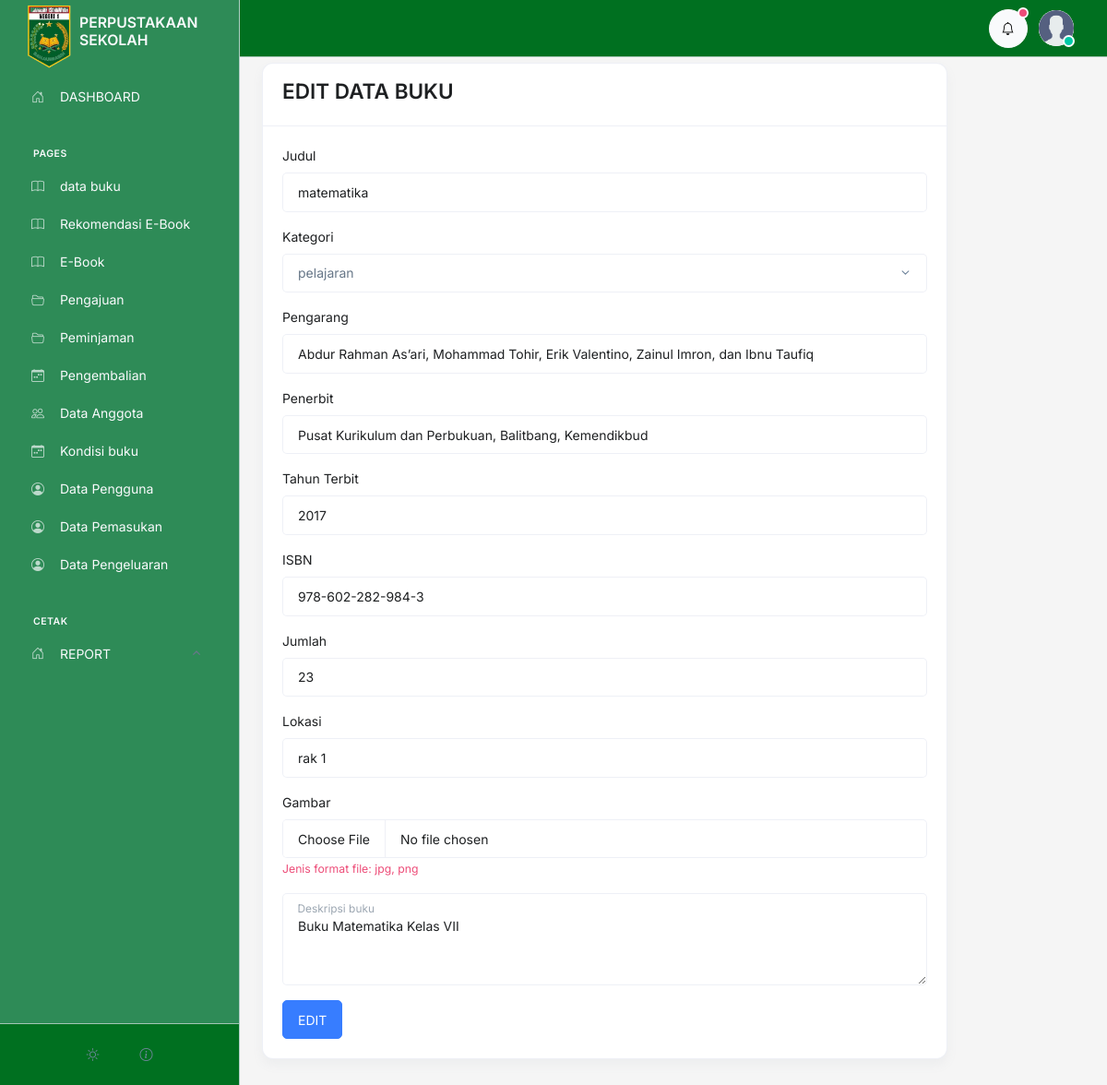
Page /admin/buku/edit.php?id=12 (signed in) on the earlier database version.
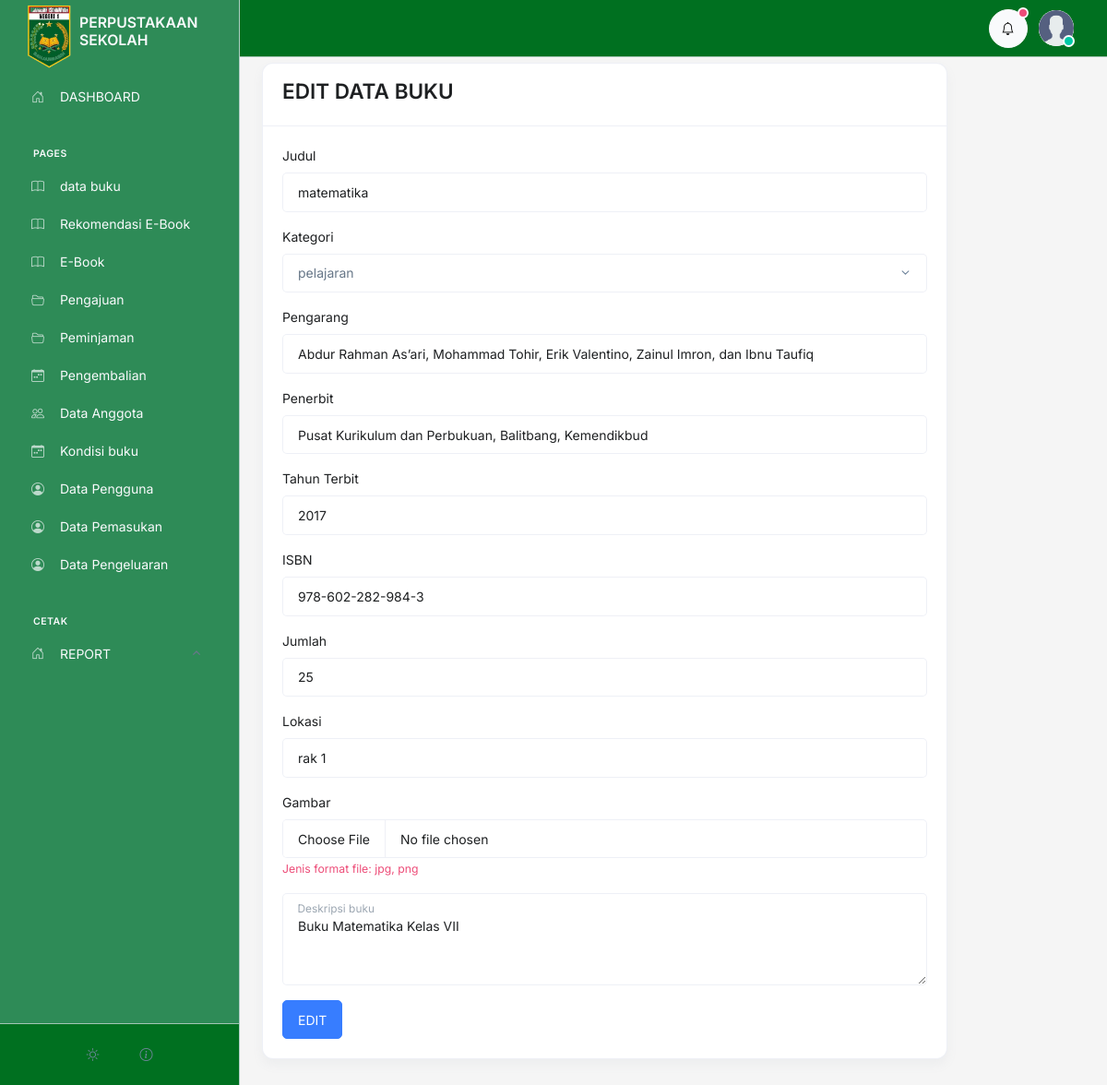
Same page on the later database version.
### tables this page shows
CREATE TABLE `buku` (
  `id` int(11) NOT NULL,
  `id_kategori` int(11) DEFAULT 1,
  `tanggal` varchar(50) NOT NULL,
  `judul` varchar(200) NOT NULL,
  `pengarang` varchar(100) NOT NULL,
  `penerbit` varchar(100) NOT NULL,
  `tahun_terbit` varchar(50) NOT NULL,
  `isbn` varchar(200) NOT NULL,
  `jumlah` int(10) NOT NULL,
  `lokasi` varchar(200) NOT NULL,
  `deskripsi` text NOT NULL,
  `image` text NOT NULL
);

CREATE TABLE `kategori` (
  `id` int(100) NOT NULL,
  `nama` varchar(100) NOT NULL
);

### admin/controller.php (called while the page is built, shortened)
<?php
$conn = mysqli_connect('localhost', 'root', '', 'perpustakaan');
function all($table)
{
   $query = "SELECT * FROM $table ORDER BY id DESC";
   global $conn;
   $rows = [];
   $result = mysqli_query($conn, $query);
   while ($row = mysqli_fetch_assoc($result)) {
      $rows[] = $row;
   }
   return $rows;
}
function show($table, $id)
{
   $query = "SELECT * FROM $table WHERE id='$id'";
   global $conn;
   $rows = [];
   $result = mysqli_query($conn, $query);
   while ($row = mysqli_fetch_assoc($result)) {
      $rows[] = $row;
   }
   return $rows[0];
}

### admin/buku/edit.php (the view, shortened to what this page needs)
<?php
$id = $_GET['id'];
?>
<?php include '../controller.php' ?>
<?php include './fungsi.php' ?>
<?php include '../template/header.php';
$buku = show("buku", $id);
$kategori = all('kategori');
?>
<div class="container">
   <div class="card col-10 justify-content-center">
      <div class="card-header">
         <h1>EDIT DATA BUKU</h1>
      </div>
      <div class="card-body">
         <form method="POST" action="" enctype="multipart/form-data">
            <div class="mb-3">
               <label class="form-label" for="judul">Judul</label>
               <input require type="text" class="form-control" name="judul" id="judul" value="<?= htmlspecialchars($buku['judul']) ?>">
            </div>
            <div class="mb-3">
               <label class="form-label" for="kategori">Kategori</label>
               <select class="form-select" aria-label="Default select example" name="id_kategori">
                  <?php foreach ($kategori as $val) : ?>
                     <option value="<?= $val['id']; ?>" <?= $val['id'] == $buku['id_kategori'] ? 'selected' : ''; ?>><?= $val['nama']; ?></option>
                  <?php endforeach; ?>
               </select>
            </div>
            <div class="mb-3">
               <label class="form-label" for="pengarang">Pengarang</label>
               <input require type="text" class="form-control" name="pengarang" id="pengarang" value="<?= htmlspecialchars($buku['pengarang']) ?>">
            </div>
            <div class="mb-3">
               <label class="form-label" for="penerbit">Penerbit</label>
               <input require type="text" class="form-control" name="penerbit" id="penerbit" value="<?= htmlspecialchars($buku['penerbit']) ?>">
            </div>
            <div class="mb-3">
               <label class="form-label" for="tahun_terbit">Tahun Terbit</label>
               <input require type="text" class="form-control" name="tahun_terbit" id="tahun_terbit" value="<?= htmlspecialchars($buku['tahun_terbit']) ?>">
            </div>
            <div class="mb-3">
               <label class="form-label" for="isbn">ISBN</label>
               <input require type="text" class="form-control" name="isbn" id="isbn" value="<?= htmlspecialchars($buku['isbn']) ?>">
            </div>
            <div class="mb-3">
               <label class="form-label" for="jumlah">Jumlah</label>
               <input require type="number" class="form-control" name="jumlah" id="jumlah" value="<?= htmlspecialchars($buku['jumlah']) ?>">
            </div>
            <div class="mb-3">
               <label class="form-label" for="lokasi">Lokasi</label>
               <input require type="text" class="form-control" name="lokasi" id="lokasi" value="<?= htmlspecialchars($buku['lokasi']) ?>">
            </div>
            <div class="mb-3">
               <label class="form-label" for="image">Gambar</label>
               <input require type="file" class="form-control" name="image" id="image">
               <small class="text-danger mt-2">Jenis format file: jpg, png</small>
            </div>
            <div class="form-floating mb-3">
               <textarea class="form-control" placeholder="Masukkan deskripsi buku..." name="deskripsi" style="height: 100px"><?= htmlspecialchars($buku['deskripsi']) ?></textarea>
               <label for="floatingTextarea2">Deskripsi buku</label>
            </div>
            <button class="btn btn-primary" name="edit">EDIT</button>
         </form>
      </div>
   </div>
</div>
<?php include '../template/footer.php' ?>

Differences in the rows shown:
changed buku "matematika": jumlah "23" → "25"
